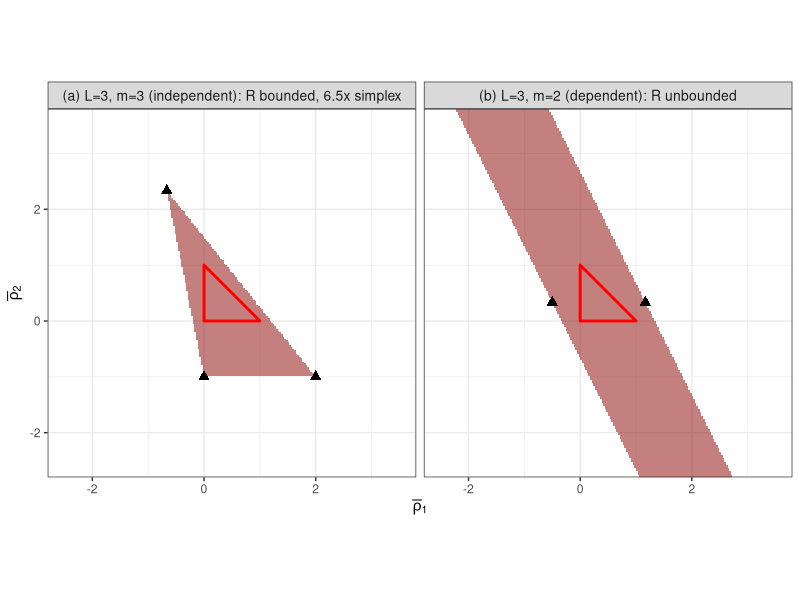
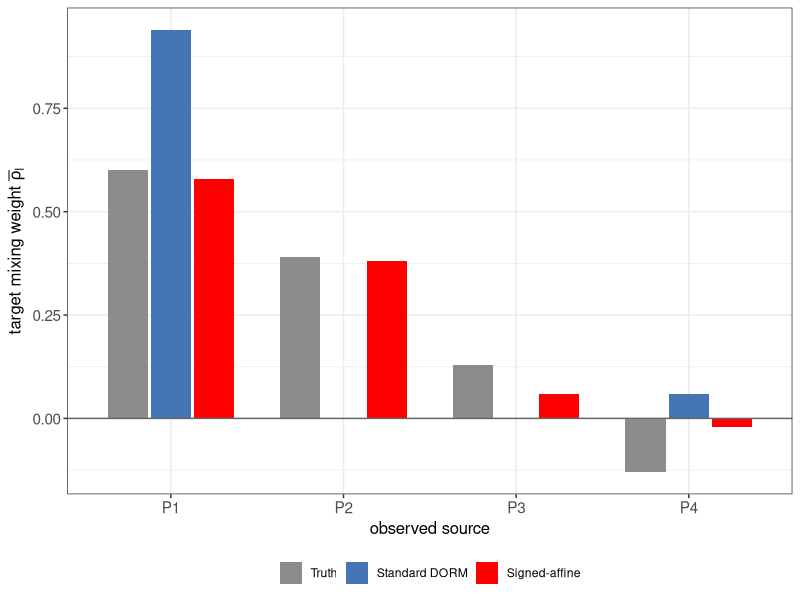

Source code (R) for these figures, in order:
## Manuscript figures for Appendix (intrinsic sources): (A) enlarged feasible set R vs simplex,
## two examples (L=m=3 bounded; L=3,m=2 unbounded); (B) target mixing-weight recovery in the
## L=4 DORM-intrinsic simulation. Saved as vector PDFs to docs/Pictures/.
suppressPackageStartupMessages({ library(ggplot2); library(MASS); library(data.table) })
set.seed(1)
out <- "docs/Pictures"
oracle_rbar <- function(Xev, Pi, mu, sig) {
  ph <- sapply(seq_len(nrow(mu)), function(j) exp(-rowSums(sweep(Xev, 2, mu[j, ])^2) / (2 * sig^2)))
  pl <- ph %*% t(Pi); t(pl / rowMeans(pl))
}
g <- seq(-3, 4, length.out = 240); G <- as.matrix(expand.grid(u = g, v = g)); rho <- cbind(G[,1], G[,2], 1-G[,1]-G[,2])
cell <- (g[2]-g[1])^2; aS <- sum((G[,1]>=0)&(G[,2]>=0)&(G[,1]+G[,2]<=1))*cell
run <- function(Pi, mu, label) {
  L <- nrow(Pi); m <- ncol(Pi)
  X <- do.call(rbind, lapply(1:L, function(l){ comp <- sample(1:m, 700, TRUE, Pi[l,]); mu[comp,] + matrix(rnorm(700*ncol(mu), sd=1), 700, ncol(mu)) }))
  R <- oracle_rbar(X, Pi, mu, 1); Rs <- R[, sort(sample(ncol(R), 700))]
  inR <- apply(rho %*% Rs, 1, min) >= 1e-3; at <- t(ginv(Pi))
  list(dt = data.table(u=G[,1], v=G[,2], inR=inR, cfg=label), vt = data.table(u=at[1,], v=at[2,], cfg=label),
       ratio = sum(inR)*cell/aS)
}
mu3 <- 4*rbind(c(1,0,0,0),c(0,1,0,0),c(0,0,1,0)); Pi3 <- rbind(c(.6,.3,.1),c(.2,.6,.2),c(.1,.3,.6))
mu2 <- 4*rbind(c(1,0,0,0),c(0,1,0,0));            Pi2 <- rbind(c(.8,.2),c(.5,.5),c(.2,.8))
eA <- run(Pi3, mu3, sprintf("(a) L=3, m=3 (independent): R bounded, %.1fx simplex", run(Pi3,mu3,"")$ratio))
eB <- run(Pi2, mu2, "(b) L=3, m=2 (dependent): R unbounded")
tri <- data.frame(u=c(0,1,0), v=c(0,0,1))
dt <- rbind(eA$dt, eB$dt); vt <- rbind(eA$vt, eB$vt)
pA <- ggplot() + geom_raster(data=dt[inR==TRUE], aes(u,v), fill="#8B0000", alpha=0.5) +
  geom_polygon(data=tri, aes(u,v), fill=NA, color="red", linewidth=1) +
  geom_point(data=vt, aes(u,v), shape=17, size=2.6) +
  facet_wrap(~cfg) + coord_equal(xlim=c(-2.5,3.5), ylim=c(-2.5,3.5)) +
  labs(x=expression(bar(rho)[1]), y=expression(bar(rho)[2])) +
  theme_bw() + theme(strip.text=element_text(size=10))
ggsave(file.path(out, "intrinsic_signedset.pdf"), pA, width=8, height=4.2)

## Figure B: L=4 target mixing-weight recovery (numbers from Table intrinsic-dorm text)
W <- data.table(source=factor(paste0("P",1:4), levels=paste0("P",1:4)),
                Truth=c(.60,.39,.13,-.13), `Standard DORM`=c(.94,0,0,.06), `Signed-affine`=c(.58,.38,.06,-.02))
Wl <- melt(W, id.vars="source", variable.name="method", value.name="w")
Wl[, method := factor(method, levels=c("Truth","Standard DORM","Signed-affine"))]
pB <- ggplot(Wl, aes(source, w, fill=method)) +
  geom_col(position=position_dodge(0.75), width=0.7) + geom_hline(yintercept=0, color="grey40") +
  scale_fill_manual(values=c("Truth"="grey55","Standard DORM"="#4575b4","Signed-affine"="#FF0000")) +
  labs(x="observed source", y=expression("target mixing weight "*bar(rho)[l]), fill=NULL) +
  theme_bw() + theme(legend.position="bottom", axis.title=element_text(size=12), axis.text=element_text(size=11))
ggsave(file.path(out, "intrinsic_dorm_weights.pdf"), pB, width=6, height=4)
cat("wrote docs/Pictures/intrinsic_signedset.pdf and intrinsic_dorm_weights.pdf\n")
